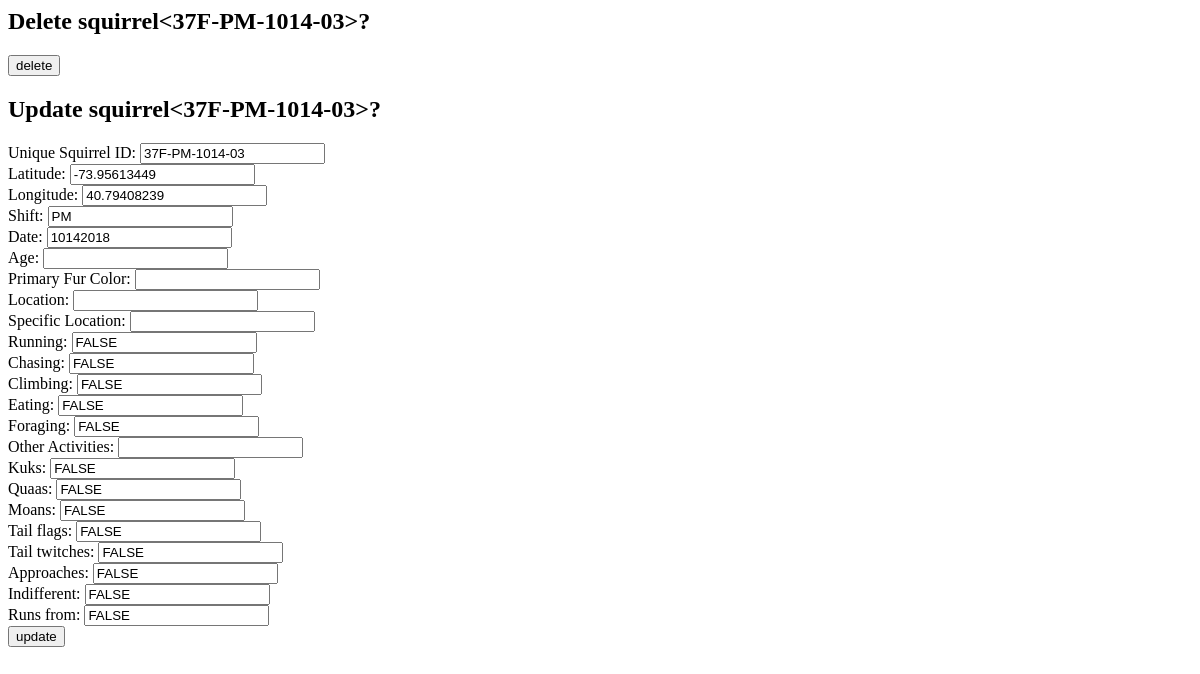
Page /sightings/37F-PM-1014-03/ on the earlier database version.
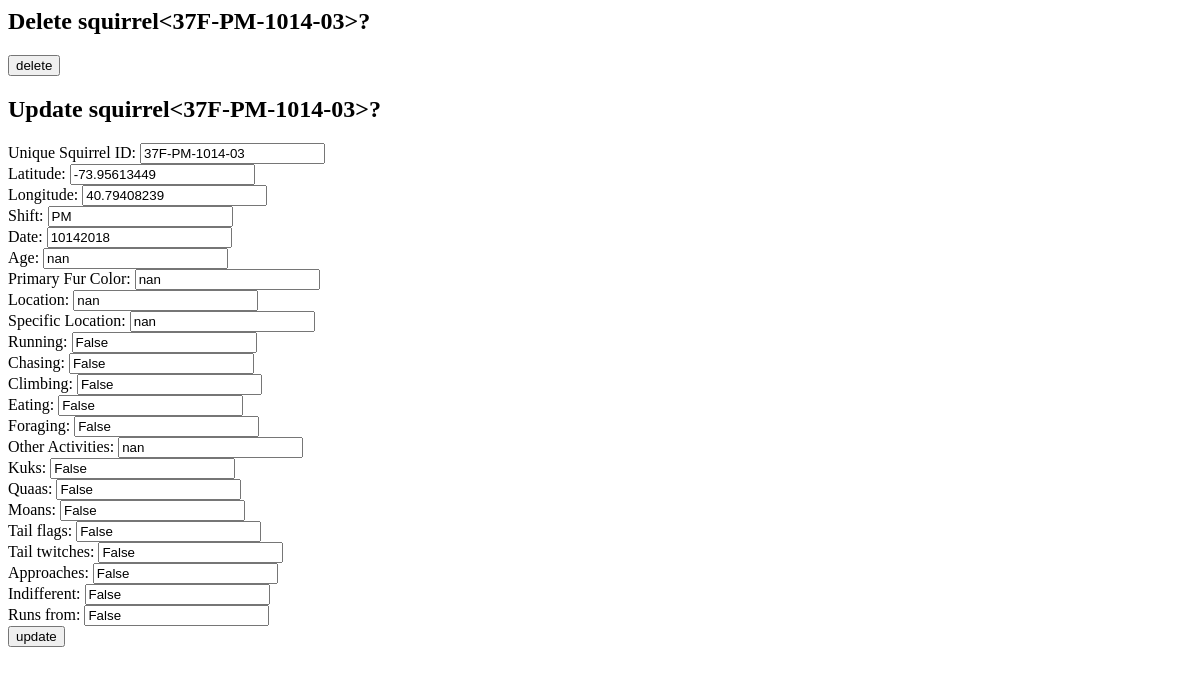
Same page on the later database version.
### squirrel/models.py (models this page shows)
class Squirrel(models.Model):
    def __str__(self):
        return str(self.Unique_Squirrel_ID)
    Latitude = models.CharField(
        help_text = _('Latitude'),
        max_length = 100,
        default = ''
    )
    Longitude = models.CharField(
        help_text = _('Longitude'),
        max_length = 100,
        default = ''
    )
    Unique_Squirrel_ID = models.CharField(
        primary_key = True,
        help_text = _('Unique_Squirrel_ID'),
        max_length = 100,
        default = ''
    )
    PM = 'PM'
    AM = 'AM'
    shift_choices = (
            (PM,'PM'),
            (AM,'AM'),
            )
    Shift = models.CharField(
        help_text = _('Shift'),
        choices = shift_choices,
        max_length = 100,
        default = ''
    )
    Date = models.CharField(
        help_text = _('Date'),
        max_length = 100,
        default = ''
    )
    adult = 'Adult'
    juvenile = 'Juvenile'
    age_choices = (
            (adult, 'Adult'),
            (juvenile, 'Juvenile'),
            )
    Age = models.CharField(
        help_text = _('Age'),
        choices = age_choices,
        max_length = 100,
        default = ''
    )
    Primary_Fur_Color = models.CharField(
        help_text = _('Primary_Fur_Color'),
        max_length = 100,
        default = ''
    )
    above_ground = 'Above Ground'
    ground_plane = 'Ground Plane'
    location_choices = (
            (above_ground, 'Above Ground'),
            (ground_plane, 'Ground Plane'),
            )
    Location = models.CharField(
        help_text = _('Location'),
        choices = location_choices,
        max_length = 100,
        default = ''
    )
    Specific_Location = models.CharField(
        help_text = _('Specific_Location'),
        max_length = 100,
        default = ''
    )
    Running = models.BooleanField(
        help_text = _('Running'),
        default = ''
    )
    Chasing = models.BooleanField (
        help_text = _('Chasing'),
        default = ''
    )
    Climbing = models.BooleanField (
        help_text = _('Climbing'),
        default = ''
   )
    Eating = models.BooleanField (
        help_text = _('Eating'),
        default = ''
    )
    Foraging = models.BooleanField (
        help_text = _('Foraging'),
        default = ''
    )
    Other_Activities = models.CharField (
        help_text = _('Other_Activities'),
        max_length = 100,
        default = ''
    )
    Kuks = models.BooleanField (
        help_text = _('Kuks'),
        default = ''
    )
    Quaas = models.BooleanField (
        help_text = _('Quaas'),
        default = ''
    )
    Moans = models.BooleanField (
        help_text = _('Moans'),
        default = ''
    )
    Tail_flags = models.BooleanField (
        help_text = _('Tail_flags'),
        default = ''
    )
    Tail_twitches = models.BooleanField (
        help_text = _('Tail_twitches'),
        default = ''
    )
    Approaches = models.BooleanField (
        help_text = _('Approaches'),
        default = ''
    )
    Indifferent = models.BooleanField (
        help_text = _('Indifferent'),
        default = ''
    )
    Runs_from = models.BooleanField (
        help_text = _('Runs_from'),
        default = ''
    )

### squirrel/views.py (the view, shortened to what this page needs)
# urls.py: path('<squirrel_id>/', views.squirrel_details),
def squirrel_details(request, squirrel_id):
    try:         #squirrel not found
        squirrel = Squirrel.objects.get(Unique_Squirrel_ID = squirrel_id)
        delete = request.POST.get('Delete')
        update = request.POST.get('Update')
        if delete == 'delete':
            squirrel.delete()
            return redirect('/sightings/')
        return render(request, 'squirrel/detail.html',{'squirrel':squirrel})
    except Squirrel.DoesNotExist:
        raise Http404("Squirrel does not exist")

### squirrel/templates/squirrel/detail.html (shortened to what this page needs)
<form method="post">
        <h2>Delete squirrel<{{ squirrel }}>?</h2>
        <input type="submit" name='Delete' value="delete" /><br />
	<h2>Update squirrel<{{ squirrel }}>?</h2>
        Unique Squirrel ID: <input type="text" name="Unique_Squirrel_ID" value="{{ squirrel.Unique_Squirrel_ID }}" /><br />
        Latitude: <input type="text" name="Latitude" value="{{ squirrel.Latitude }}" /><br />
        Longitude: <input type="text" name="Longitude" value="{{ squirrel.Longitude }}" /><br />
        Shift: <input type="text" name="Shift" value="{{ squirrel.Shift }}" /><br />
        Date: <input type="text" name="Date" value="{{ squirrel.Date }}" /><br />
        Age: <input type="text" name="Age" value="{{ squirrel.Age }}" /><br />
        Primary Fur Color: <input type="text" name="Primary_Fur_Color" value="{{ squirrel.Primary_Fur_Color }}" /><br />
        Location: <input type="text" name="Location" value="{{ squirrel.Location }}" /><br />
	Specific Location: <input type="text" name="Specific_Location" value="{{ squirrel.Specific_Location }}" /><br />
	Running: <input type="text" name="Running" value="{{ squirrel.Running }}" /><br />
        Chasing: <input type="text" name="Chasing" value="{{ squirrel.Chasing }}" /><br />
        Climbing: <input type="text" name="Climbing" value="{{ squirrel.Climbing }}" /><br />
        Eating: <input type="text" name="Eating" value="{{ squirrel.Eating }}" /><br />
        Foraging: <input type="text" name="Foraging" value="{{ squirrel.Foraging }}" /><br />
        Other Activities: <input type="text" name="Other_Activities" value="{{ squirrel.Other_Activities }}" /><br />
        Kuks: <input type="text" name="Kuks" value="{{ squirrel.Kuks }}" /><br />
        Quaas: <input type="text" name="Quaas" value="{{ squirrel.Quaas }}" /><br />
        Moans: <input type="text" name="Moans" value="{{ squirrel.Moans }}" /><br />
        Tail flags: <input type="text" name="Tail_flags" value="{{ squirrel.Tail_flags }}" /><br />
        Tail twitches: <input type="text" name="Tail_twitches" value="{{ squirrel.Tail_twitches }}" /><br />
        Approaches: <input type="text" name="Approaches" value="{{ squirrel.Approaches }}" /><br />
        Indifferent: <input type="text" name="Indifferent" value="{{ squirrel.Indifferent }}" /><br />
        Runs from: <input type="text" name="Runs_from" value="{{ squirrel.Runs_from }}" /><br />
        <input type="submit" name="Update" value="update" />
</form>

Differences in the rows shown:
changed Squirrel "37F-PM-1014-03": Age (not shown) → "nan"; Primary_Fur_Color (not shown) → "nan"; Location (not shown) → "nan"; Specific_Location (not shown) → "nan"; Running "FALSE" → "False"; Chasing "FALSE" → "False"; Climbing "FALSE" → "False"; Eating "FALSE" → "False"; Foraging "FALSE" → "False"; Other_Activities (not shown) → "nan"; Kuks "FALSE" → "False"; Quaas "FALSE" → "False"; Moans "FALSE" → "False"; Tail_flags "FALSE" → "False"; Tail_twitches "FALSE" → "False"; Approaches "FALSE" → "False"; Indifferent "FALSE" → "False"; Runs_from "FALSE" → "False"
